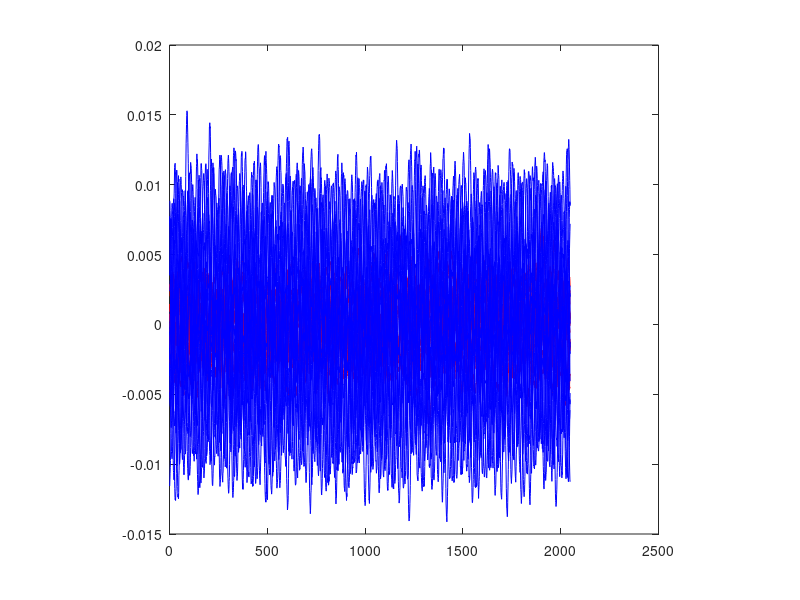

Write the MATLAB code that produced this figure. (Note: this script raises an error after producing the figure.)
% Divide phone dial sounds into several samples
%
% Samuli Siltanen Feb 2021

%% Put data snippets into matrices

% Load precomputed data
load data/twosounds s3 s7 
len = length(s3);

% Initialize sample matrices
N = 2^11;
K = floor(len/N);
s3mat = zeros(N,K);
s7mat = zeros(N,K);

% Chop the original signals into K snippets, each stored as one column in
% the corresponding matrix
for iii = 1:K
    s3mat(:,iii) = s3((iii-1)*N+[1:N]);
    s7mat(:,iii) = s7((iii-1)*N+[1:N]);
end

% Plot
figure(1)
clf
plot(s3mat,'r')
hold on
plot(s7mat,'b')
axis square
xlim([1 size(Fs3mat,1)])
title('Signal snippets (3: red, 7:blue)');

%% Calculate FFTs

% Fast Fourier transform applied to columns
Fs3mat = fftshift(fft(s3mat),1);
Fs7mat = fftshift(fft(s7mat),1);

% Crop the FFTs
ind1 = round(.45*size(Fs3mat,1));
ind2 = round(.55*size(Fs3mat,1));
Fs3mat = Fs3mat(ind1:ind2,:);
Fs7mat = Fs7mat(ind1:ind2,:);

% Plot
figure(30)
clf
plot(abs(Fs3mat),'r')
hold on
plot(abs(Fs7mat),'b')
axis square
xlim([1 size(Fs3mat,1)])
title('Cropped FFT (central segment)')


%% Train Support Vector Machine (SVM) with *sound* data (bad idea)

% Use 2*Ntrain samples of the data to train an SVM
Ntrain1 = 5;
X = [(s3mat(:,1:Ntrain1)).';(s7mat(:,1:Ntrain1)).'];
Y = [3*ones(Ntrain1,1);7*ones(Ntrain1,1)];
svm1 = fitcsvm(X,Y);

% See how the svm performs with the remaining samples
predict3 = predict(svm1,(s3mat(:,(Ntrain1+1):end)).') 
predict7 = predict(svm1,(s7mat(:,(Ntrain1+1):end)).') 


%% Train Support Vector Machine (SVM) with *FFT* data (good idea)

% Use 2*Ntrain samples of the data to train an SVM
Ntrain = 5;
X = [abs(Fs3mat(:,1:Ntrain)).';abs(Fs7mat(:,1:Ntrain)).'];
Y = [3*ones(Ntrain,1);7*ones(Ntrain,1)];
svm = fitcsvm(X,Y);

% See how the svm performs with the remaining samples
predict3 = predict(svm,abs(Fs3mat(:,(Ntrain+1):end)).') 
predict7 = predict(svm,abs(Fs7mat(:,(Ntrain+1):end)).') 
